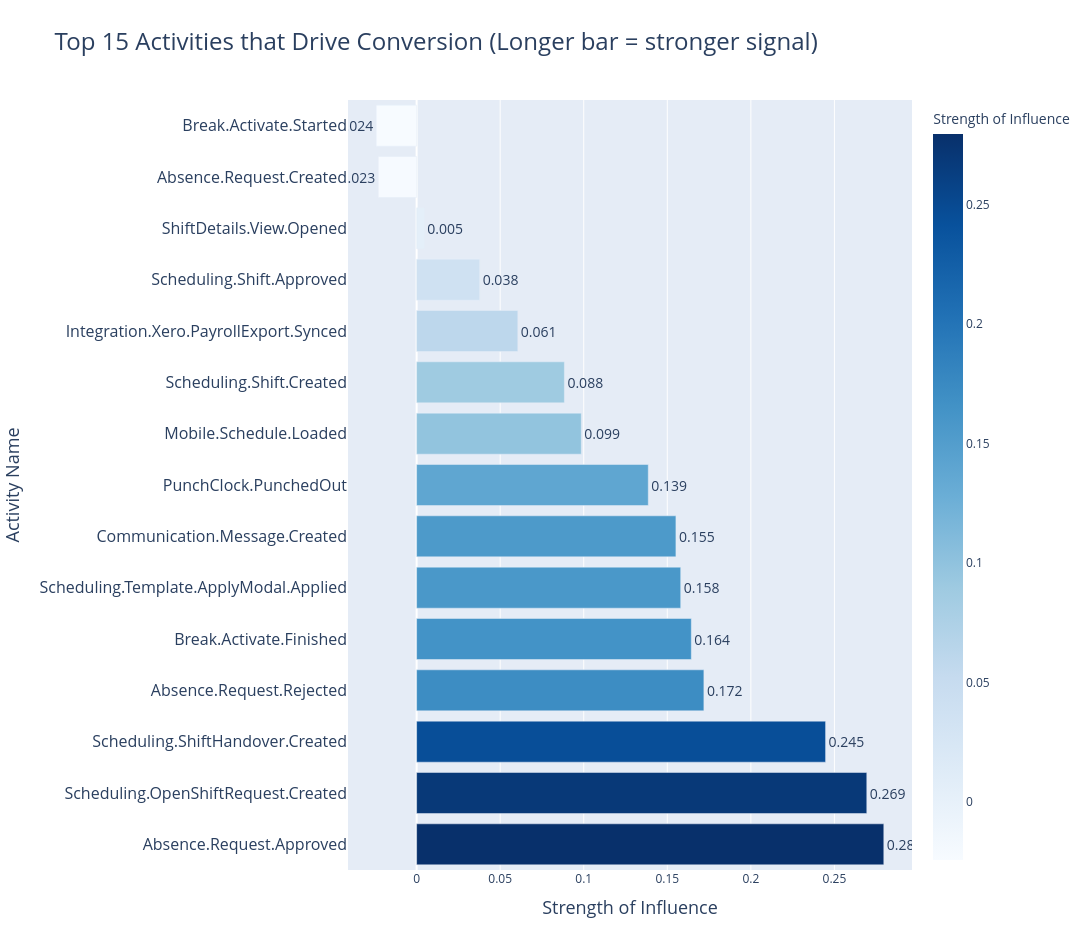

Notebook code cell kept with this figure:
### Code cell
fig = px.bar(
    importance.head(15),
    x='coef',
    y='activity',
    orientation='h',
    title="Top 15 Activities that Drive Conversion (Longer bar = stronger signal)",
    labels={'coef': 'Strength of Influence', 'activity': 'Activity Name'},
    text=importance.head(15)['coef'].round(3),
    color='coef',
    color_continuous_scale="Blues"
)

fig.update_layout(
    height=950,
    width=1250,
    title_font_size=24,
    xaxis_title_font_size=18,
    yaxis_title_font_size=18,
    yaxis=dict(tickfont_size=16),
    showlegend=False
)
fig.update_traces(textposition='outside', textfont_size=14)
fig.show()

### Figure 1 — Plotly figure (JSON) as saved in the notebook; plotly's stock layout.template omitted (floating-point values rounded to 4 significant figures)
{"data": [{"alignmentgroup": "True", "hovertemplate": "Strength of Influence=%{marker.color}<br>Activity Name=%{y}<br>text=%{text}<extra></extra>", "legendgroup": "", "marker": {"color": [0.2795, 0.2694, 0.2447, 0.1719, 0.1644, 0.158, 0.1552, 0.1386, 0.09853, 0.08842, 0.06055, 0.0377, 0.004634, -0.02292, -0.02419], "coloraxis": "coloraxis", "pattern": {"shape": ""}}, "name": "", "offsetgroup": "", "orientation": "h", "showlegend": false, "text": [0.28, 0.269, 0.245, 0.172, 0.164, 0.158, 0.155, 0.139, 0.099, 0.088, 0.061, 0.038, 0.005, -0.023, -0.024], "textfont": {"size": 14}, "textposition": "outside", "type": "bar", "x": [0.2795, 0.2694, 0.2447, 0.1719, 0.1644, 0.158, 0.1552, 0.1386, 0.09853, 0.08842, 0.06055, 0.0377, 0.004634, -0.02292, -0.02419], "xaxis": "x", "y": ["Absence.Request.Approved", "Scheduling.OpenShiftRequest.Created", "Scheduling.ShiftHandover.Created", "Absence.Request.Rejected", "Break.Activate.Finished", "Scheduling.Template.ApplyModal.Applied", "Communication.Message.Created", "PunchClock.PunchedOut", "Mobile.Schedule.Loaded", "Scheduling.Shift.Created", "Integration.Xero.PayrollExport.Synced", "Scheduling.Shift.Approved", "ShiftDetails.View.Opened", "Absence.Request.Created", "Break.Activate.Started"], "yaxis": "y"}], "layout": {"barmode": "relative", "coloraxis": {"colorbar": {"title": {"text": "Strength of Influence"}}, "colorscale": [[0, "rgb(247,251,255)"], [0.125, "rgb(222,235,247)"], [0.25, "rgb(198,219,239)"], [0.375, "rgb(158,202,225)"], [0.5, "rgb(107,174,214)"], [0.625, "rgb(66,146,198)"], [0.75, "rgb(33,113,181)"], [0.875, "rgb(8,81,156)"], [1, "rgb(8,48,107)"]]}, "height": 950, "legend": {"tracegroupgap": 0}, "showlegend": false, "title": {"font": {"size": 24}, "text": "Top 15 Activities that Drive Conversion (Longer bar = stronger signal)"}, "width": 1250, "xaxis": {"anchor": "y", "autorange": true, "domain": [0, 1], "range": [-0.04106, 0.2964], "title": {"font": {"size": 18}, "text": "Strength of Influence"}, "type": "linear"}, "yaxis": {"anchor": "x", "autorange": true, "domain": [0, 1], "range": [-0.5, 14.5], "tickfont": {"size": 16}, "title": {"font": {"size": 18}, "text": "Activity Name"}, "type": "category"}}}
